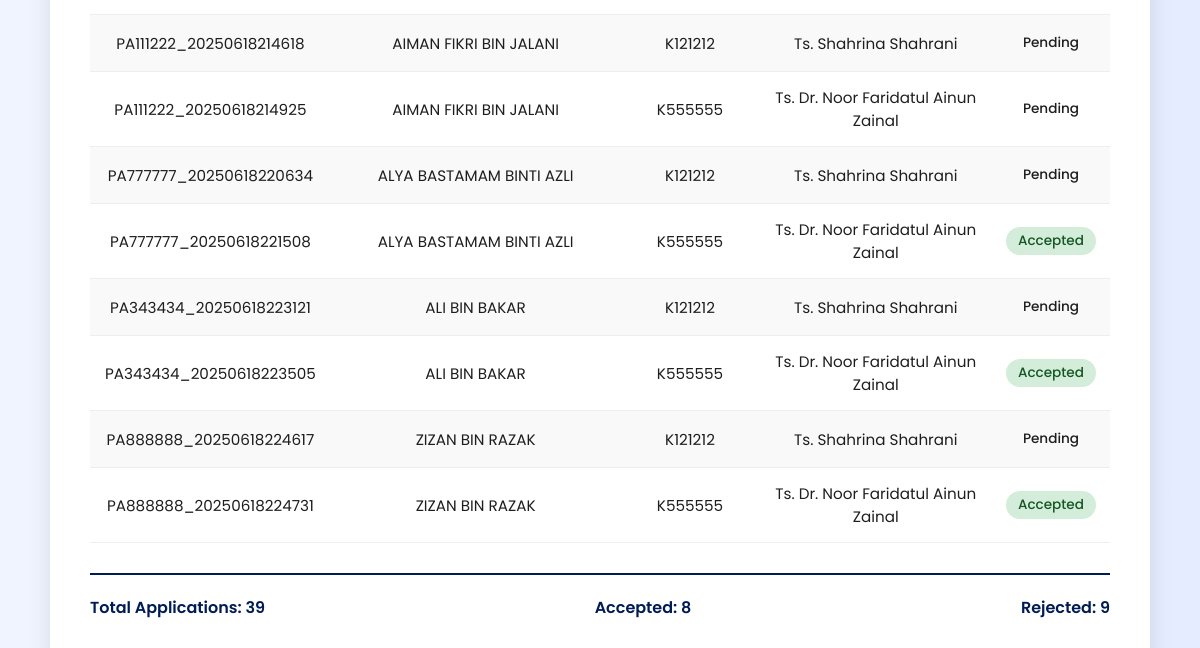
Before: /view-permohonan/ (lower part) with the older database file.
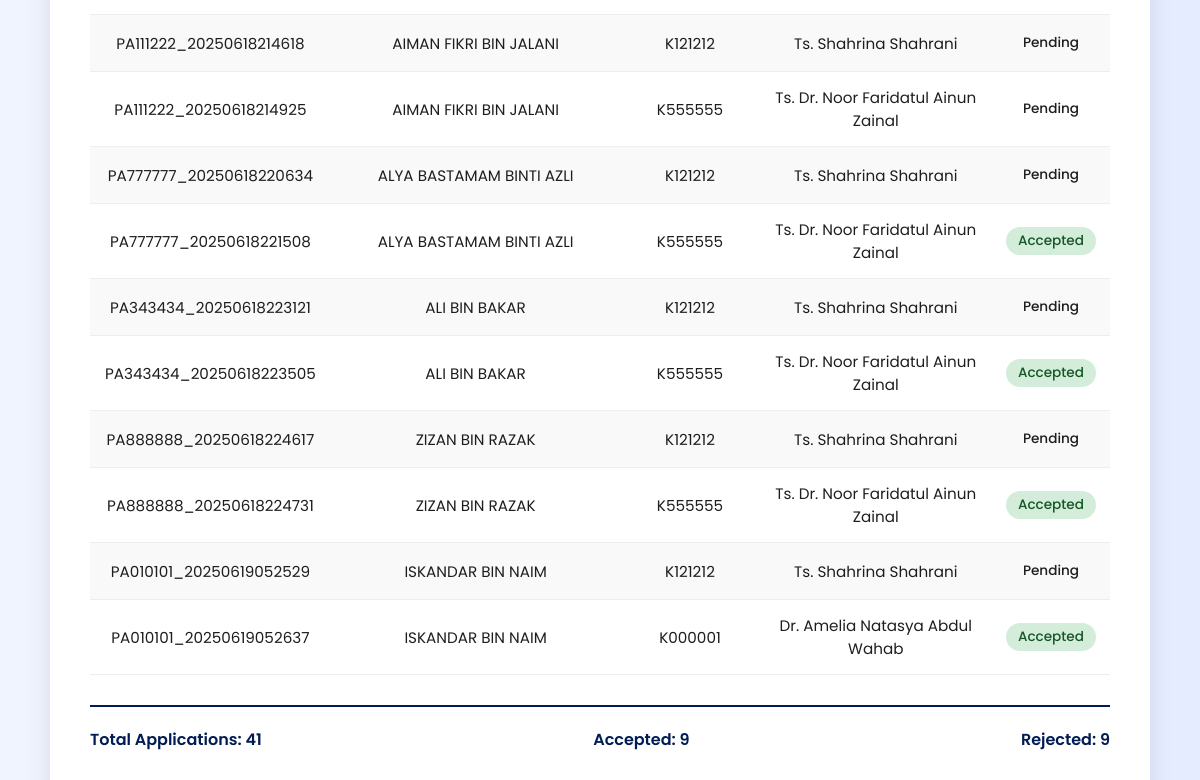
After: the same page with the newer database file.
### SVFINDER/models.py (models this page shows)
class Penyelia(models.Model):
    id_penyelia = models.CharField(max_length=30, primary_key=True)
    nama_penyelia = models.CharField(max_length=255)
    email_penyelia = models.EmailField(max_length=255)
    no_penyelia = models.CharField(max_length=15)
    category_penyelia = models.CharField(max_length=255)  # Changed from 'program_penyelia' to 'category_penyelia'
    katalaluan_penyelia = models.CharField(max_length=255)
    kepakaran_penyelia = models.CharField(max_length=255)
    gambar_penyelia = models.ImageField(upload_to='penyelia/', null=True, blank=True)
    id_admin = models.ForeignKey('AdminSistem', on_delete=models.CASCADE, null=True, blank=True)
    bilik_penyelia = models.CharField(max_length=255, null=True, blank=True)  # Make it nullable
    bio_penyelia = models.CharField(max_length=3000, null=True, blank=True)
    academic_penyelia = models.CharField(max_length=255, null=True, blank=True)  # New field for academic info

class Permohonan(models.Model):
    id_permohonan = models.CharField(max_length=30 , primary_key=True)
    id_pelajar = models.ForeignKey(Pelajar, on_delete=models.CASCADE)
    id_penyelia = models.ForeignKey (Penyelia, on_delete=models.CASCADE)  # fixed typo here
    tarikh_permohonan= models.DateField ()
    sinopsis = models.FileField(upload_to='sinopsis/', validators=[FileExtensionValidator(allowed_extensions=['pdf', 'docx', 'txt'])])

class Pelajar(models.Model):
    user = models.OneToOneField(User, on_delete=models.CASCADE, null=True, blank=True)
    id_pelajar = models.CharField(max_length=30, primary_key=True)
    nama_pelajar = models.CharField(max_length=255)
    email_pelajar = models.EmailField(max_length=255)
    no_pelajar = models.CharField(max_length=15)
    katalaluan_pelajar = models.CharField(max_length=30)
    program_pelajar = models.CharField(max_length=255)
    gambar_pelajar = models.ImageField(upload_to='pelajar/', null=True, blank=True)  # <-- Added here
    id_admin = models.ForeignKey('AdminSistem', on_delete=models.CASCADE, null=True, blank=True)

class Status(models.Model):
    id_status = models.CharField(max_length=30 , primary_key=True)
    id_permohonan = models.ForeignKey(Permohonan, on_delete=models.CASCADE)
    status = models.CharField(max_length=70)
    ulasan = models.CharField(max_length=3000)
    tarikh_kemaskini_status = models.DateField()

### SVFINDER/views.py (the view)
# urls.py: path('view-permohonan/', views.view_permohonan, name='viewpermohonan'),
def view_permohonan(request):
    status_filter = request.GET.get('status')
    permohonans_base = Permohonan.objects.all()
    data = []
    for permohonan in permohonans_base:
        status_obj = Status.objects.filter(id_permohonan=permohonan).last()
        status = status_obj.status if status_obj else 'Pending'
        if status_filter and status != status_filter:
            continue
        nama_pelajar = permohonan.id_pelajar.nama_pelajar if hasattr(permohonan, 'id_pelajar') else 'Unknown'
        nama_penyelia = permohonan.id_penyelia.nama_penyelia if hasattr(permohonan, 'id_penyelia') else 'Unknown'
        data.append({
            'id_permohonan': permohonan.id_permohonan,
            'id_penyelia': permohonan.id_penyelia.id_penyelia if hasattr(permohonan.id_penyelia, 'id_penyelia') else 'Unknown',
            'nama_pelajar': nama_pelajar,
            'nama_penyelia': nama_penyelia,
            'status': status,
        })
    count_accepted = sum(1 for d in data if d['status'] == "Accepted")
    count_rejected = sum(1 for d in data if d['status'] == "Rejected")
    total_permohonan = len(data)
    context = {
        'permohonans': data,
        'count_accepted': count_accepted,
        'count_rejected': count_rejected,
        'total_permohonan': total_permohonan,
        'selected_status': status_filter
    }
    return render(request, 'viewpermohonan.html', context)

### SVFINDER/templates/viewpermohonan.html (shortened to what this page needs)
{% load static %}
<!DOCTYPE html>
<html lang="en">
<head>
</head>
<body>
  <div class="container">
    <table>
      <tbody>
        {% for permohonan in permohonans %}
        <tr>
          <td data-label="Application ID">{{ permohonan.id_permohonan }}</td>
          <td data-label="Student Name">{{ permohonan.nama_pelajar }}</td>
          <td data-label="Supervisor ID">{{ permohonan.id_penyelia }}</td>
          <td data-label="Supervisor Name">{{ permohonan.nama_penyelia }}</td>
          <td data-label="Status">
            <span class="status-badge status-{{ permohonan.status }}">{{ permohonan.status }}</span>
          </td>
        </tr>
        {% empty %}
        <tr>
          <td colspan="5">No applications found.</td>
        </tr>
        {% endfor %}
      </tbody>
    </table>
    <div class="summary">
      {% if selected_status == "Accepted" %}
        <div>Total Accepted: {{ count_accepted }}</div>
      {% elif selected_status == "Rejected" %}
        <div>Total Rejected: {{ count_rejected }}</div>
      {% else %}
        <div>Total Applications: {{ total_permohonan }}</div>
        <div>Accepted: {{ count_accepted }}</div>
        <div>Rejected: {{ count_rejected }}</div>
      {% endif %}
    </div>
  </div>
</body>
</html>

Changed rows visible on the page:
added Permohonan: id_permohonan "PA010101_20250619052529"
added Pelajar: nama_pelajar "ISKANDAR BIN NAIM" "ISKANDAR BIN NAIM"
added Permohonan: id_permohonan "PA010101_20250619052637"
now on this page (row unchanged): Penyelia: id_penyelia "K000001", nama_penyelia "Dr. Amelia Natasya Abdul Wahab"
added Status: status "Accepted"
Other visible differences:
{{ total_permohonan }}: "39" → "41"
{{ count_accepted }}: "8" → "9"
new list line: "K121212 Ts. Shahrina Shahrani"
new list line: "Pending"
